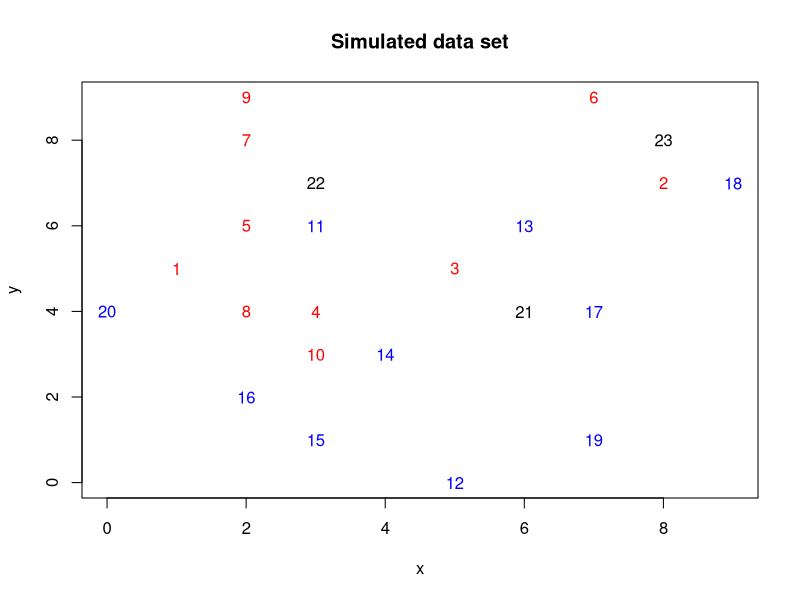

Here is the R script that generated this plot:
# Code used to generate data for k-Nearest Neighbor worksheet
set.seed(22)
x = c(rnorm(10), rnorm(10) + 1)
y = c(rnorm(10) + 1, rnorm(10))
x = ceiling((x - min(x))/diff(range(x))*9)
y = ceiling((y - min(y))/diff(range(y))*9)
color = rep(c('red', 'blue'), each = 10)
plot(x, y, type = 'n', main = 'Simulated data set')
text(x, y, col = color, label = 1:20)
text(c(6, 3, 8), c(4, 7, 8), label = 21:23)